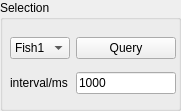
  <widget class="QGroupBox" name="slct_groupBox">
   <property name="geometry">
    <rect>
     <x>610</x>
     <y>230</y>
     <width>181</width>
     <height>111</height>
    </rect>
   </property>
   <property name="title">
    <string>Selection</string>
   </property>
   <widget class="QWidget" name="gridLayoutWidget_6">
    <property name="geometry">
     <rect>
      <x>10</x>
      <y>30</y>
      <width>166</width>
      <height>71</height>
     </rect>
    </property>
    <layout class="QGridLayout" name="gridLayout_7">
     <item row="0" column="1">
      <widget class="QPushButton" name="slct_btn_query">
       <property name="text">
        <string>Query</string>
       </property>
      </widget>
     </item>
     <item row="0" column="0">
      <widget class="QComboBox" name="slct_cmbx_fish">
       <item>
        <property name="text">
         <string>Fish1</string>
        </property>
       </item>
       <item>
        <property name="text">
         <string>Fish2</string>
        </property>
       </item>
       <item>
        <property name="text">
         <string>Fish3</string>
        </property>
       </item>
       <item>
        <property name="text">
         <string>Fish4</string>
        </property>
       </item>
      </widget>
     </item>
     <item row="1" column="0">
      <widget class="QLabel" name="slct_label_interval">
       <property name="text">
        <string>interval/ms</string>
       </property>
      </widget>
     </item>
     <item row="1" column="1">
      <widget class="QLineEdit" name="slct_lineEdit_text_interval">
       <property name="text">
        <string>1000</string>
       </property>
      </widget>
     </item>
    </layout>
   </widget>
  </widget>
